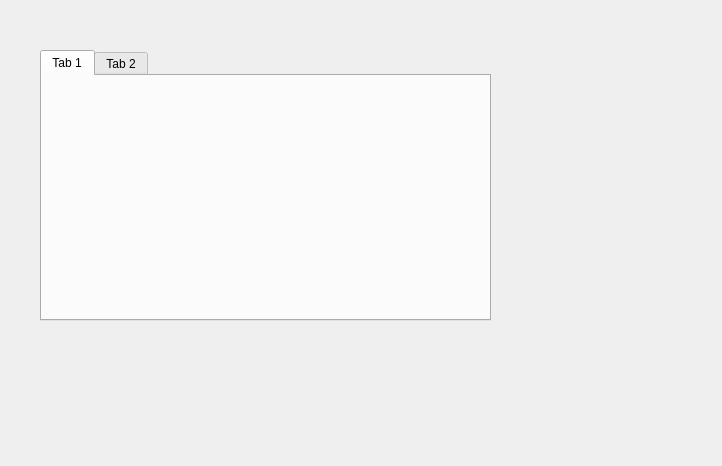
<?xml version="1.0" encoding="UTF-8"?>
<ui version="4.0">
 <class>Dialog</class>
 <widget class="QDialog" name="Dialog">
  <property name="geometry">
   <rect>
    <x>0</x>
    <y>0</y>
    <width>722</width>
    <height>466</height>
   </rect>
  </property>
  <property name="windowTitle">
   <string>Dialog</string>
  </property>
  <widget class="QTabWidget" name="tabWidget">
   <property name="geometry">
    <rect>
     <x>40</x>
     <y>50</y>
     <width>451</width>
     <height>271</height>
    </rect>
   </property>
   <property name="maximumSize">
    <size>
     <width>16777215</width>
     <height>301</height>
    </size>
   </property>
   <property name="currentIndex">
    <number>0</number>
   </property>
   <widget class="QWidget" name="tab">
    <attribute name="title">
     <string>Tab 1</string>
    </attribute>
   </widget>
   <widget class="QWidget" name="tab_2">
    <attribute name="title">
     <string>Tab 2</string>
    </attribute>
   </widget>
  </widget>
 </widget>
 <layoutdefault spacing="6" margin="11"/>
 <resources/>
 <connections/>
</ui>
